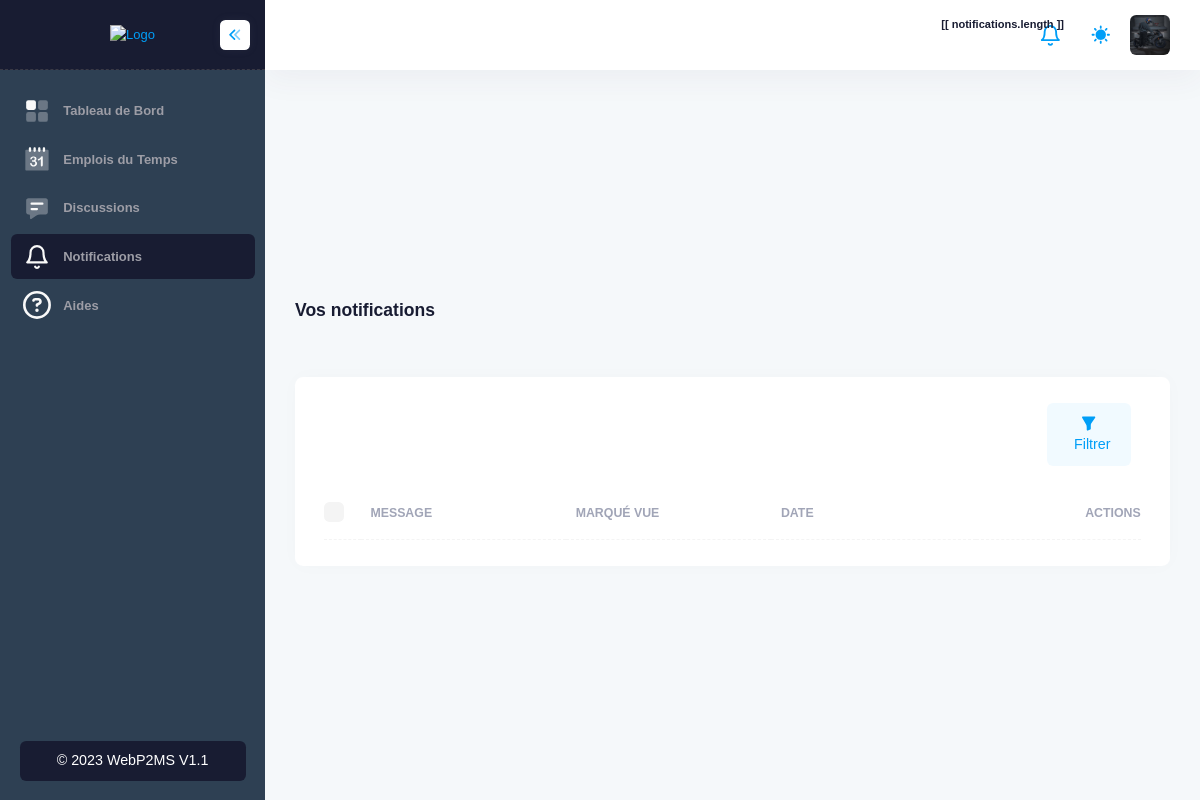
The app's page /vous/vos-notifications (signed in), older data.
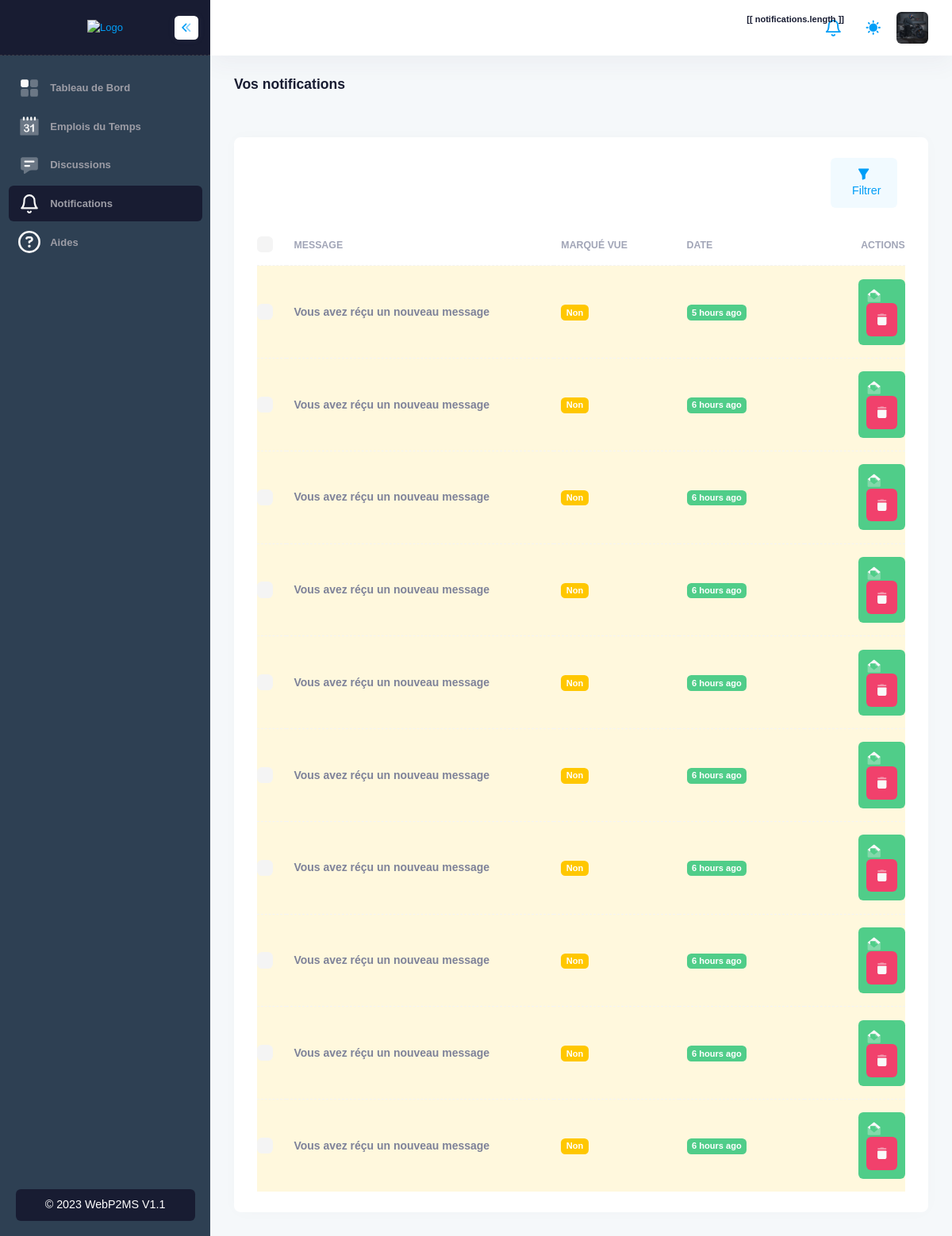
The same page, newer data.
### App/models.py (models this page shows, shortened)
class Notification(models.Model):
    user = models.ForeignKey(
        MyUser, on_delete=models.CASCADE, related_name='notifications')
    message = models.CharField(max_length=255)
    elt = models.IntegerField()
    category = models.CharField(max_length=50, default="shedule")
    is_opened = models.BooleanField(default=False, blank=True)
    created_at = models.DateTimeField(auto_now_add=True)
    class Meta:
        ordering = ['-created_at']

### App/views.py (the view)
# urls.py: path('vous/vos-notifications', views.notifications, name='notifications'),
@login_required
def notifications(request):
    context = {
        'notifications': request.user.notifications.all()
    }
    return render(request, 'app/notifications.html', context)

### template/app/notifications.html (shortened to what the changed rows need)
{% extends 'base/base.html' %}
{% load humanize %}
{% block 'main' %}
<div class="d-flex flex-column flex-column-fluid">
    <div id="kt_app_toolbar" class="app-toolbar py-4 py-lg-8">
        <div id="kt_app_toolbar_container" class="app-container container-xxl d-flex flex-stack">
            <div class="page-title d-flex flex-column justify-content-center flex-wrap me-3">
                <h1 class="page-heading d-flex text-dark fw-bold fs-3 flex-column justify-content-center my-0">
                    Vos notifications
                </h1>
            </div>
        </div>
    </div>
    <div id="kt_app_content" class="app-content flex-column-fluid">
        <div id="kt_app_content_container" class="app-container container-xxl">
            <div class="card">
                <div class="card-body py-4">
                    <table class="table align-middle table-row-dashed fs-6 gy-5" id="kt_table_users" data-desc="notifications">
                        <thead>
                            <tr class="text-start text-muted fw-bold fs-7 text-uppercase gs-0">
                                <th class="w-10px pe-2">
                                    <div class="form-check form-check-sm form-check-custom form-check-solid me-3">
                                        <input class="form-check-input form-check-action" type="checkbox" data-kt-check="true"
                                            data-kt-check-target="#kt_table_users .form-check-action" value="1" />
                                    </div>
                                </th>
                                <th class="min-w-125px">Message</th>
                                <th class="min-w-125px">Marqué Vue</th>
                                <th class="min-w-125px">Date</th>
                                <th class="text-end min-w-100px">Actions</th>
                            </tr>
                        </thead>
                        <tbody class="text-gray-600 fw-semibold">
                            {% for n in notifications %}
                            <tr class="{% if not n.is_opened %} bg-light-warning {% endif %}" data-user-id="{{ n.id }}"
                                data-route="{% url 'ajax.user.delete' %}" data-model="notifications"
                                data-name="{{ n.message }}">
                                <td>
                                    <div class="form-check form-check-sm form-check-custom form-check-solid">
                                        <input class="form-check-input form-check-action" type="checkbox" value="1" />
                                    </div>
                                </td>
                                <td class="align-items-center">
                                    <div class="fw-bold">
                                        {{ n.message }}
                                    </div>
                                </td>
                                <td class="align-items-center">
                                    <div class="badge badge-warning fw-bold">
                                        {% if n.is_opened %} Oui {% else %} Non {% endif %}
                                    </div>
                                </td>
                                <td class="align-items-center">
                                    <div class="badge badge-success fw-bold">
                                        {{ n.created_at|naturaltime }}
                                    </div>
                                </td>
                                <td class="text-end">
                                    <a href="{% url 'notifications.mark' n.id %}" class="btn btn-success px-3">
                                        <span class="svg-icon svg-icon-2 svg-light m-0">
                                        </span>
                                    <button class="btn btn-danger px-3"
                                        data-kt-users-table-filter="delete_row">
                                        <span class="svg-icon svg-icon-2 svg-light m-0">
                                        </span>
                                    </button>
                                </td>
                            </tr>
                            {% endfor %}
                        </tbody>
                    </table>
                </div>
            </div>
        </div>
    </div>
</div>
{% endblock %}

Row changes from the older to the newer data that the page shows:
added Notification: message "Vous avez réçu un nouveau message", is_opened "Non", created_at "5 hours ago"
added Notification: message "Vous avez réçu un nouveau message", is_opened "Non", created_at "6 hours ago"
added Notification: message "Vous avez réçu un nouveau message", is_opened "Non", created_at "6 hours ago"
added Notification: message "Vous avez réçu un nouveau message", is_opened "Non", created_at "6 hours ago"
added Notification: message "Vous avez réçu un nouveau message", is_opened "Non", created_at "6 hours ago"
added Notification: message "Vous avez réçu un nouveau message", is_opened "Non", created_at "6 hours ago"
added Notification: message "Vous avez réçu un nouveau message", is_opened "Non", created_at "6 hours ago"
added Notification: message "Vous avez réçu un nouveau message", is_opened "Non", created_at "6 hours ago"
added Notification: message "Vous avez réçu un nouveau message", is_opened "Non", created_at "6 hours ago"
added Notification: message "Vous avez réçu un nouveau message", is_opened "Non", created_at "6 hours ago"
